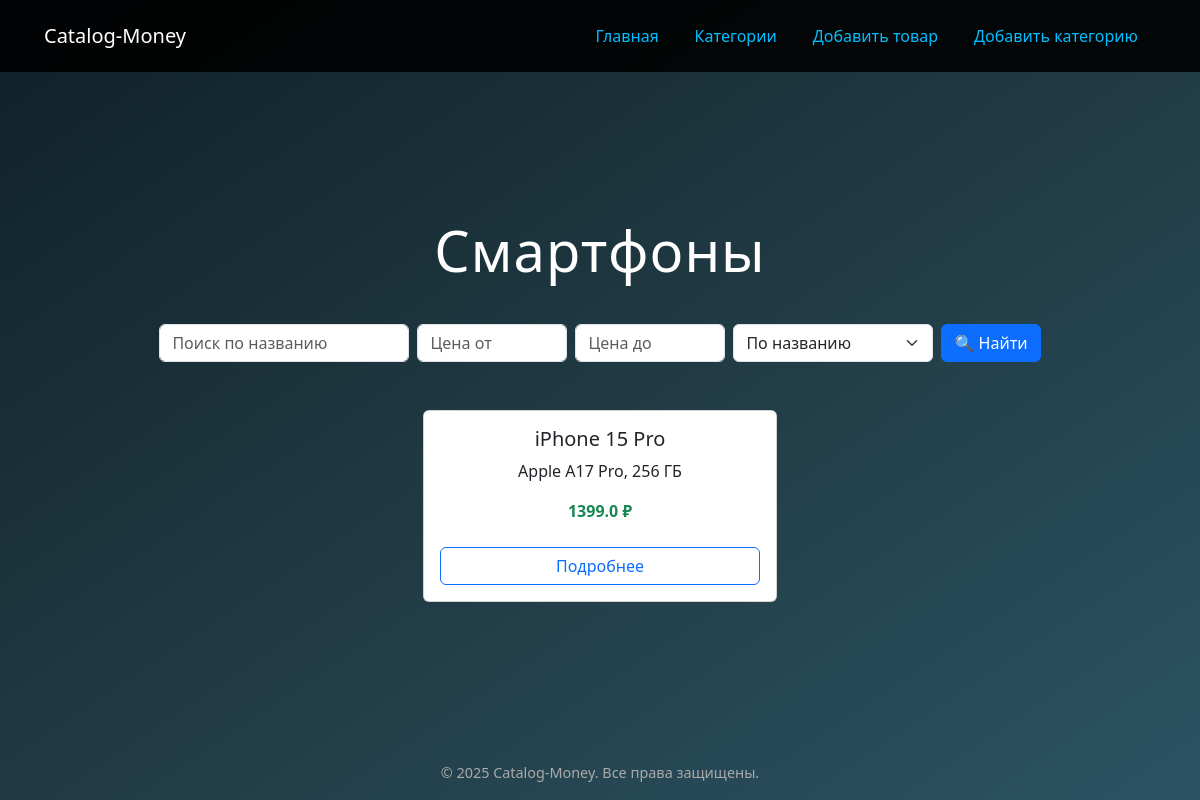
Page /category/1 on the committed database.
### app/models.py (models this page shows)
class Category(db.Model):
    id = db.Column(db.Integer, primary_key=True)
    name = db.Column(db.String(100))
    description = db.Column(db.Text)
    products = db.relationship('Product', backref='category', lazy=True)

class Product(db.Model):
    id = db.Column(db.Integer, primary_key=True)
    name = db.Column(db.String(100))
    description = db.Column(db.Text)
    price = db.Column(db.Float)
    category_id = db.Column(db.Integer, db.ForeignKey('category.id'))
    image_filename = db.Column(db.String(255))

### app/routes.py (the view)
@bp.route('/category/<int:category_id>')
def products(category_id):
    sort = request.args.get('sort', 'name')
    min_price = request.args.get('min_price')
    max_price = request.args.get('max_price')
    search_query = request.args.get('search')
    products = Product.query.filter_by(category_id=category_id)
    if min_price:
        products = products.filter(Product.price >= float(min_price))
    if max_price:
        products = products.filter(Product.price <= float(max_price))
    if search_query:
        products = products.filter(Product.name.ilike(f"%{search_query}%"))
    if sort == 'name':
        products = products.order_by(Product.name.asc())
    elif sort == 'price_asc':
        products = products.order_by(Product.price.asc())
    elif sort == 'price_desc':
        products = products.order_by(Product.price.desc())
    products = products.all()
    category = Category.query.get_or_404(category_id)
    return render_template('products.html', products=products, category=category)

### app/templates/products.html (shortened to what this page needs)
{% extends 'base.html' %}
{% block content %}
<div class="text-center mt-4">
    <h1 class="display-4">{{ category.name }}</h1>
</div>
<form method="get" class="container my-4 d-flex flex-wrap justify-content-center align-items-center gap-2 position-relative">
    <input type="text" name="search" id="search" class="form-control" placeholder="Поиск по названию" style="width: 250px;">
    <input type="number" name="min_price" class="form-control" placeholder="Цена от" style="width: 150px;">
    <input type="number" name="max_price" class="form-control" placeholder="Цена до" style="width: 150px;">
    <select name="sort" class="form-select" style="width: 200px;">
        <option value="name">По названию</option>
    </select>
    <button type="submit" class="btn btn-primary d-flex align-items-center gap-1">
        🔍 Найти
    </button>
</form>
<div class="container mt-4">
    <div class="row justify-content-center">
        {% if products %}
            {% for product in products %}
                <div class="col-md-4 mb-4 d-flex align-items-stretch">
                    <div class="card w-100">
                        <div class="card-body d-flex flex-column justify-content-between">
                            <h5 class="card-title text-center">{{ product.name }}</h5>
                            <p class="card-text text-center">{{ product.description }}</p>
                            <p class="text-success text-center fw-bold">{{ product.price }} ₽</p>
                            <a href="{{ url_for('main.product_detail', product_id=product.id) }}" class="btn btn-outline-primary mt-2">Подробнее</a>
                        </div>
                    </div>
                </div>
            {% endfor %}
        {% else %}
            <div class="text-center mt-5">
                <h4>Товары, соответствующие параметрам, не найдены.</h4>
            </div>
        {% endif %}
    </div>
</div>
{% endblock %}

### app/templates/base.html (style rules this page uses)
body { background: linear-gradient(to bottom right, #0f2027, #203a43, #2c5364); color: white; font-family: 'Segoe UI', Tahoma, Geneva, Verdana, sans-serif; min-height: 100vh; margin: 0; padding: 0; display: flex; flex-direction: column; }
h1 { font-weight: 800; font-size: 3.2rem; color: white; margin-bottom: 1rem; letter-spacing: 1px; }

### rows in the picture
Category: name "Смартфоны"
Product: name "iPhone 15 Pro", description "Apple A17 Pro, 256 ГБ", price "1399.0"
